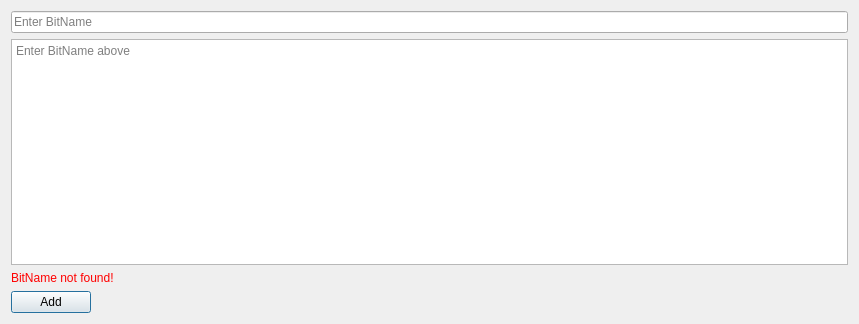
<?xml version="1.0" encoding="UTF-8"?>
<ui version="4.0">
 <class>AddContactDialog</class>
 <widget class="QDialog" name="AddContactDialog">
  <property name="geometry">
   <rect>
    <x>0</x>
    <y>0</y>
    <width>859</width>
    <height>324</height>
   </rect>
  </property>
  <property name="windowTitle">
   <string>Add Contact</string>
  </property>
  <layout class="QVBoxLayout" name="verticalLayout">
   <item>
    <widget class="QLineEdit" name="lineEditName">
     <property name="placeholderText">
      <string>Enter BitName</string>
     </property>
    </widget>
   </item>
   <item>
    <widget class="QTextBrowser" name="textBrowser">
     <property name="placeholderText">
      <string>Enter BitName above</string>
     </property>
    </widget>
   </item>
   <item>
    <widget class="QLabel" name="labelError">
     <property name="styleSheet">
      <string notr="true">color:red</string>
     </property>
     <property name="text">
      <string>BitName not found!</string>
     </property>
    </widget>
   </item>
   <item>
    <widget class="QPushButton" name="pushButtonAdd">
     <property name="sizePolicy">
      <sizepolicy hsizetype="Maximum" vsizetype="Fixed">
       <horstretch>0</horstretch>
       <verstretch>0</verstretch>
      </sizepolicy>
     </property>
     <property name="text">
      <string>Add</string>
     </property>
    </widget>
   </item>
  </layout>
 </widget>
 <resources/>
 <connections/>
</ui>
